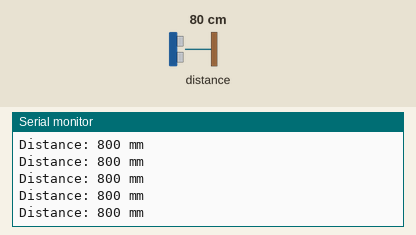
The sketch below on a simulated Arduino Uno, built with avr-gcc and run on an emulated ATmega328P. Shown: the last lines printed to the serial monitor. Inputs (shaded band) come from the test bench; at power-on: distance to the obstacle 80 cm.

Above: at 2.2 s.
2.3 s: distance to the obstacle set to 250 cm
At 2.49 s:
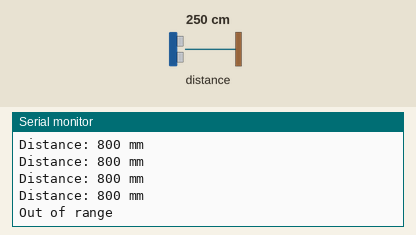
4.4 s: distance to the obstacle set to 2 cm
At 4.49 s:
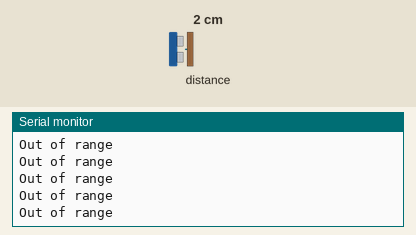
5.9 s: distance to the obstacle set to 299 cm
At 5.95 s:
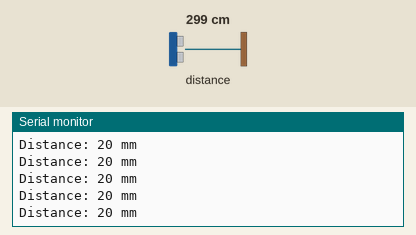

The sketch:

Sensor_Debug.ino
```cpp
// ===== Sensor_Debug.ino =====

#include <Wire.h> // Установите соответствующие
#include <Adafruit_VL53L0X.h> // библиотеки в Arduino IDE

Adafruit_VL53L0X lox;

void setup() {
  Serial.begin(9600); // Это число должно совпадать со значением в мониторе порта (комбинация ctrl+shift+m)
  delay(1000);

  if (!lox.begin()) {
    Serial.println("ERROR: VL53L0X not found!");
    while (1);
  }

  Serial.println("VL53L0X ready!");
}

void loop() {
  VL53L0X_RangingMeasurementData_t measure;
  lox.rangingTest(&measure, false);

  if (measure.RangeStatus != 4) {
    Serial.print("Distance: ");
    Serial.print(measure.RangeMilliMeter);
    Serial.println(" mm");
  } else {
    Serial.println("Out of range");
  }

  delay(100);  // 10 Hz
}
```

Measured:
- after the input at 2.3 s, the serial monitor: prints a new line after 0.07 s (image 1)
